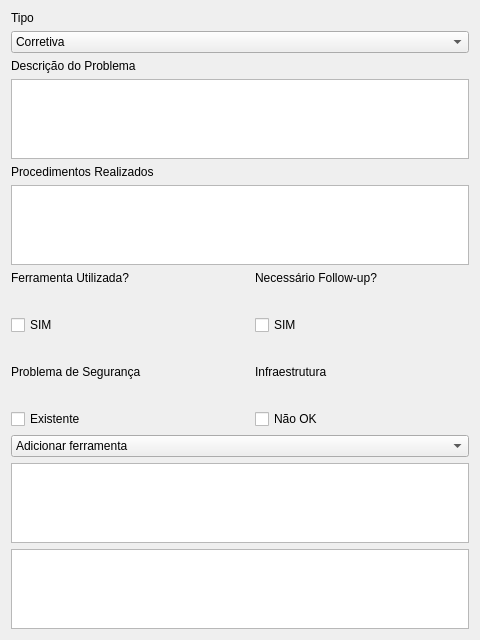
<?xml version="1.0" encoding="UTF-8"?>
<ui version="4.0">
 <class>Form</class>
 <widget class="QWidget" name="Form">
  <property name="geometry">
   <rect>
    <x>0</x>
    <y>0</y>
    <width>480</width>
    <height>640</height>
   </rect>
  </property>
  <property name="windowTitle">
   <string>Form</string>
  </property>
  <layout class="QVBoxLayout" name="verticalLayout_9">
   <item>
    <layout class="QVBoxLayout" name="verticalLayout_8">
     <item>
      <layout class="QVBoxLayout" name="verticalLayout">
       <property name="sizeConstraint">
        <enum>QLayout::SetDefaultConstraint</enum>
       </property>
       <item>
        <widget class="QLabel" name="label">
         <property name="text">
          <string>Tipo</string>
         </property>
        </widget>
       </item>
       <item>
        <widget class="QComboBox" name="comboBox">
         <property name="sizePolicy">
          <sizepolicy hsizetype="MinimumExpanding" vsizetype="Fixed">
           <horstretch>0</horstretch>
           <verstretch>0</verstretch>
          </sizepolicy>
         </property>
         <property name="toolTip">
          <string>Selecione o tipo de serviço realizado</string>
         </property>
         <property name="statusTip">
          <string/>
         </property>
         <property name="currentText">
          <string>Corretiva</string>
         </property>
         <item>
          <property name="text">
           <string>Corretiva</string>
          </property>
         </item>
         <item>
          <property name="text">
           <string>Preventiva</string>
          </property>
         </item>
         <item>
          <property name="text">
           <string>Update</string>
          </property>
         </item>
         <item>
          <property name="text">
           <string>Viagem</string>
          </property>
         </item>
         <item>
          <property name="text">
           <string>Instalação/Desinstalação</string>
          </property>
         </item>
        </widget>
       </item>
       <item>
        <layout class="QVBoxLayout" name="verticalLayout_2">
         <item>
          <widget class="QLabel" name="label_2">
           <property name="text">
            <string>Descrição do Problema</string>
           </property>
          </widget>
         </item>
         <item>
          <widget class="QPlainTextEdit" name="plainTextEdit">
           <property name="plainText">
            <string/>
           </property>
           <property name="placeholderText">
            <string>Descreva o problema encontrado na máquina</string>
           </property>
          </widget>
         </item>
         <item>
          <layout class="QVBoxLayout" name="verticalLayout_3">
           <item>
            <widget class="QLabel" name="label_3">
             <property name="text">
              <string>Procedimentos Realizados</string>
             </property>
            </widget>
           </item>
           <item>
            <widget class="QPlainTextEdit" name="plainTextEdit_2"/>
           </item>
          </layout>
         </item>
        </layout>
       </item>
      </layout>
     </item>
    </layout>
   </item>
   <item>
    <layout class="QGridLayout" name="gridLayout">
     <property name="spacing">
      <number>30</number>
     </property>
     <item row="0" column="0">
      <layout class="QVBoxLayout" name="verticalLayout_4">
       <item>
        <widget class="QLabel" name="label_6">
         <property name="text">
          <string>Ferramenta Utilizada?</string>
         </property>
        </widget>
       </item>
       <item>
        <widget class="QCheckBox" name="ferramentaUtilizada">
         <property name="text">
          <string>SIM</string>
         </property>
        </widget>
       </item>
      </layout>
     </item>
     <item row="0" column="1">
      <layout class="QVBoxLayout" name="verticalLayout_6">
       <item>
        <widget class="QLabel" name="label_5">
         <property name="text">
          <string>Necessário Follow-up?</string>
         </property>
        </widget>
       </item>
       <item>
        <widget class="QCheckBox" name="necessarioFollowUp">
         <property name="text">
          <string>SIM</string>
         </property>
        </widget>
       </item>
      </layout>
     </item>
     <item row="1" column="0">
      <layout class="QVBoxLayout" name="verticalLayout_5">
       <item>
        <widget class="QLabel" name="label_7">
         <property name="text">
          <string>Problema de Segurança</string>
         </property>
        </widget>
       </item>
       <item>
        <widget class="QCheckBox" name="PSI">
         <property name="text">
          <string>Existente</string>
         </property>
        </widget>
       </item>
      </layout>
     </item>
     <item row="1" column="1">
      <layout class="QVBoxLayout" name="verticalLayout_7">
       <item>
        <widget class="QLabel" name="label_4">
         <property name="text">
          <string>Infraestrutura</string>
         </property>
        </widget>
       </item>
       <item>
        <widget class="QCheckBox" name="infraNotOk">
         <property name="text">
          <string>Não OK</string>
         </property>
        </widget>
       </item>
      </layout>
     </item>
    </layout>
   </item>
   <item>
    <layout class="QVBoxLayout" name="verticalLayout_10">
     <item>
      <widget class="QComboBox" name="escolherFerramenta">
       <item>
        <property name="text">
         <string>Adicionar ferramenta</string>
        </property>
       </item>
      </widget>
     </item>
     <item>
      <widget class="QPlainTextEdit" name="preencherPSI"/>
     </item>
     <item>
      <widget class="QPlainTextEdit" name="preencherInfra"/>
     </item>
    </layout>
   </item>
  </layout>
 </widget>
 <resources/>
 <connections/>
</ui>
